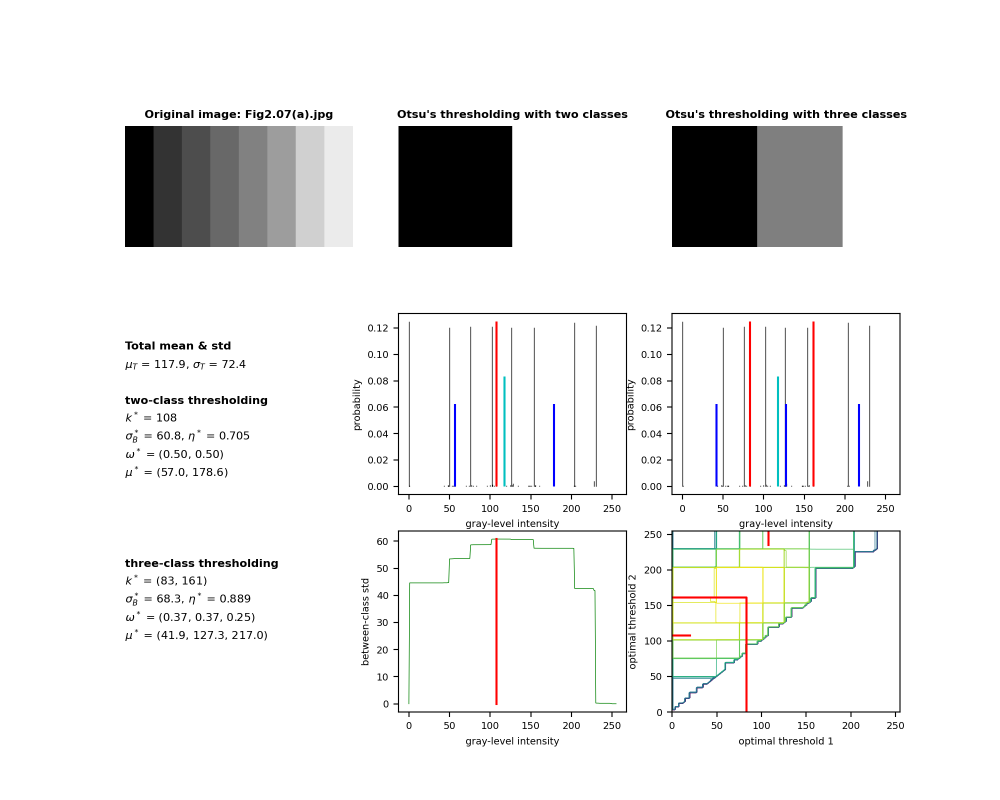
#> input picture results/Fig2.07(a).png, 2000 x 1600 px, given in place of Fig2.07(a).jpg, which was not available (shown at 1/2 size)
$ python main.py   (older library calls are emulated)
#> lines starting #> are read from the running program, lines starting #| are printed output that depends on the picture; after the words box and inside, x2 and y2 are one past the last pixel; in counts of white or black regions, pixels touching at a corner belong together; pictures that were not available may be replaced by others from this repository, and a replacement may not be noted
### ImgProc.py
import numpy as np
import numpy.random as rd
from PIL import Image

nBit = np.int(8) # number of bits for gray levels
L = np.int(2**nBit) # number of gray levels
IMIN = np.uint8(0) # black
IMAX = np.uint8(L - 1) # white

class ImgProcLib:
    def __init__(self, show=False, verbose=True):
        self.show = show
        self.verbose = verbose

    def load(self, filepath):
        # load an image
        img = Image.open(filepath)

        # get data & info
        data = np.array(img)
        width, height = img.size
        mode = 'B&W' if img.mode == 'L' else img.mode

        # convert into a numpy array
        if mode == 'B&W':
            f = np.array(data, dtype=np.uint8)
        elif mode == 'RGB' or mode == 'RGBA':
            f = np.array(np.mean(data[:,:,:3], axis=2), dtype=np.uint8)
        else:
            print('Unknown mode!')
            return

        if self.show: img.show(title='original image')
        if self.verbose: print(f'Image loaded: {filepath}, ({width} x {height}), ({mode})')

        return f

    def save(self, f, filepath):
        pass

    def imshow(self, f, title=None):
        img = Image.fromarray(f)
        img.show(title=title)

    # [11 lines left out: function get_pixel_abs_win, not called in this run]

    def get_pixel_rel_win(self, f, y, x, ofs, flatten=False):
        return self.get_pixel_abs_win(f, x - ofs, x + ofs, y - ofs, y + ofs, flatten)

    # [23 lines left out: functions inverse, difference, not called in this run]

    def histogram(self, f):
        h = np.zeros(L, dtype=np.int)
        for s in f.flatten():
            h[s] += 1
        return h

    def prob_dist(self, f):
        N = len(f.flatten())
        h = self.histogram(f)
        return h / N

    def threshold_otsu2(self, f):
        i = range(L)
        p = self.prob_dist(f)
        w_k = np.cumsum(p) # class probability vector
        mu_k = np.cumsum(i * p) # class mean vector
        mu_T = mu_k[-1] # total mean
        var_B = np.zeros_like(w_k)
        for k in range(1,L):
            if 0 < w_k[k] < 1:
                var_B[k] = (mu_T * w_k[k] - mu_k[k])**2 / (w_k[k] * (1 - w_k[k]))
        var_T = np.sum((i - mu_T)**2 * p)
        # get optimal intensity
        k_opt = np.argmax(var_B)
        # extract the statistical information
        var_B_opt = var_B[k_opt]
        eta_opt = var_B_opt / var_T
        w_0 = w_k[k_opt]
        w_1 = 1 - w_0
        mu_0 = mu_k[k_opt] / w_0
        mu_1 = (mu_T - mu_0 * w_0) / (1 - w_0)
        # generate binary image
        g = np.zeros_like(f)
        g[f >= k_opt] = IMAX

        if self.verbose:
            print(f'{mu_T = :.1f}, sigma_T = {np.sqrt(var_T):.1f}')
            print(f'{k_opt = }, {eta_opt = :.3f}')
            print(f'{w_0 = :.3f}, {w_1 = :.3f}')
            print(f'{mu_0 = :.1f}, {mu_1 = :.1f}')

        return g, p, w_k, mu_k, mu_T, var_B, var_T, (k_opt), var_B_opt, eta_opt, (w_0, w_1), (mu_0, mu_1)

    def threshold_otsu3(self, f):
        i = range(L)
        p = self.prob_dist(f)
        w_k = np.cumsum(p) # class probability vector
        mu_k = np.cumsum(i * p) # class mean vector
        mu_T = mu_k[-1] # total mean
        var_B = np.zeros((L,L))
        for k1 in range(1,L-1): # k1 = 0, 1, ..., L - 2
            for k2 in range(k1+1, L): # k2 = k1 + 1, k1 + 2, ..., L - 1
                w_k1 = w_k[k1]
                w_k2 = w_k[k2]
                mu_k1 = mu_k[k1]
                mu_k2 = mu_k[k2]
                w = np.array([w_k1, w_k2 - w_k1, 1 - w_k2])
                if np.min(w**2) > 0:
                        mu = np.array([mu_k1, mu_k2 - mu_k1, mu_T - mu_k2]) / w
                        var_B[k1][k2] = np.sum(w * (mu - mu_T)**2)
        var_T = np.sum((i - mu_T)**2 * p)
        # get optimal intensity (axis=None means the index is into the flattened array)
        k1_opt, k2_opt = np.unravel_index(np.argmax(var_B, axis=None), var_B.shape)
        # extract the statistical information
        var_B_opt = var_B[k1_opt][k2_opt]
        eta_opt = var_B_opt / var_T
        w_0 = w_k[k1_opt]
        w_1 = w_k[k2_opt] - w_0
        w_2 = 1 - w_k[k2_opt]
        mu_0 = mu_k[k1_opt] / w_0
        mu_1 = (mu_k[k2_opt] - mu_k[k1_opt]) / w_1
        mu_2 = (mu_T - mu_k[k2_opt]) / w_2
        # generate binary image
        g = np.zeros_like(f)
        g[(k1_opt <= f) & (f < k2_opt)] = IMAX / 2
        g[k2_opt <= f] = IMAX

        if self.verbose:
            print(f'{mu_T = :.1f}, sigma_T = {np.sqrt(var_T):.1f}')
            print(f'{k1_opt = }, {k2_opt = }, {eta_opt = :.3f}')
            print(f'{w_0 = :.3f}, {w_1 = :.3f}, {w_2 = :.3f}')
            print(f'{mu_0 = :.1f}, {mu_1 = :.1f}, {mu_2 = :.1f}')

        return g, p, w_k, mu_k, mu_T, var_B, var_T, (k1_opt, k2_opt), var_B_opt, eta_opt, (w_0, w_1, w_2), (mu_0, mu_1, mu_2)

    # [110 lines left out: functions threshold_moving_average, add_salt_and_pepper, median_filter, adaptive_median_filter, not called in this run]

### main.py
import numpy as np
import numpy.random as rd
import matplotlib.pyplot as plt
from mpl_toolkits.mplot3d import Axes3D
from ImgProc import ImgProcLib

nBit = np.int(8) # number of bits for gray levels
L = np.int(2**nBit) # number of gray levels
IMIN = np.uint8(0) # black
IMAX = np.uint8(L - 1) # white

# image filenames
filenames = [
    'Fig2.07(a).jpg',
    # 'script1.jpeg',
    'script2.jpeg',
    'Fig2.08(a).jpg',
    'Fig2.08(b).jpg',
    'Fig2.08(c).jpg',
    'Fig2.19(a).jpg',
    'Fig2.22(a).jpg',
    'Fig2.22(b).jpg',
    'Fig2.22(c).jpg',
    'Fig5.07(a).jpg',
    'Fig10.36(a).png',
    'Fig10.36(b).png',
    'Fig10.36(c).png',
    'Fig10.37(a).png',
    # 'Fig10.37(b).png',
    'Fig10.37(c).png',
    'Fig10.38(a).png',
    'Fig10.43(a).png',
    'Fig10.45(a).png',
    'Fig10.49(a).png',
    'Fig10.50(a).png',
]

# delta x for pdf
d = 1

# create a ImgProcLib object
ipl = ImgProcLib(show=False, verbose=False)

for filename in filenames:
    # load image file
    f = ipl.load('images/' + filename)
#> in load, img is the input picture: PIL image 2000x1600 RGBA; mean R, G, B, A 235.7, 235.4, 235.3, 255

    # show the original image
    fig, ((ax1, ax2, ax3), (ax4, ax5, ax6), (ax7, ax8, ax9)) = plt.subplots(3, 3, figsize=(10,8))

    ax1.imshow(f, cmap='gray')
    ax1.set_title(f'Original image: {filename}', fontweight='bold', fontsize=8)
    ax1.set_axis_off()

    # Otsu's thresholding with two classes
    g, p, w_k, mu_k, mu_T, var_B, var_T, k_opt, var_B_opt, eta_opt, w_opt, mu_opt = ipl.threshold_otsu2(f)
#> in prob_dist, `N = len(f.flatten())`: N = 3200000
#> after the loop in histogram, `for s in f.flatten():`: h = 256 values, max 2828717 at index 255, min 45 at index 209, mean 12500
#> in threshold_otsu2, `p = self.prob_dist(f)`: p = 256 values, max 0.884 at index 255, min 1.41e-05 at index 209, mean 0.00391
#> in threshold_otsu2, `w_k = np.cumsum(p)`: w_k = 256 values from 0.045 to 1
#> in threshold_otsu2, `mu_k = np.cumsum(i * p)`: mu_k = 256 values from 0 to 235.5
#> in threshold_otsu2, `mu_T = mu_k[-1]`: mu_T = 235.5
#> after the loop in threshold_otsu2, `for k in range(1,L):`: var_B = 256 values, max 3385 at index 151, min 0 at index 0, mean 3080.3
#> in threshold_otsu2, `var_T = np.sum((i - mu_T)**2 * p)`: var_T = 3734.8
#> in threshold_otsu2, `k_opt = np.argmax(var_B)`: k_opt = 151
#> in threshold_otsu2, `var_B_opt = var_B[k_opt]`: var_B_opt = 3385
#> in threshold_otsu2, `eta_opt = var_B_opt / var_T`: eta_opt = 0.906
#> in threshold_otsu2, `w_0 = w_k[k_opt]`: w_0 = 0.0882
#> in threshold_otsu2, `w_1 = 1 - w_0`: w_1 = 0.912
#> in threshold_otsu2, `mu_0 = mu_k[k_opt] / w_0`: mu_0 = 48.46
#> in threshold_otsu2, `mu_1 = (mu_T - mu_0 * w_0) / (1 - w_0)`: mu_1 = 253.6
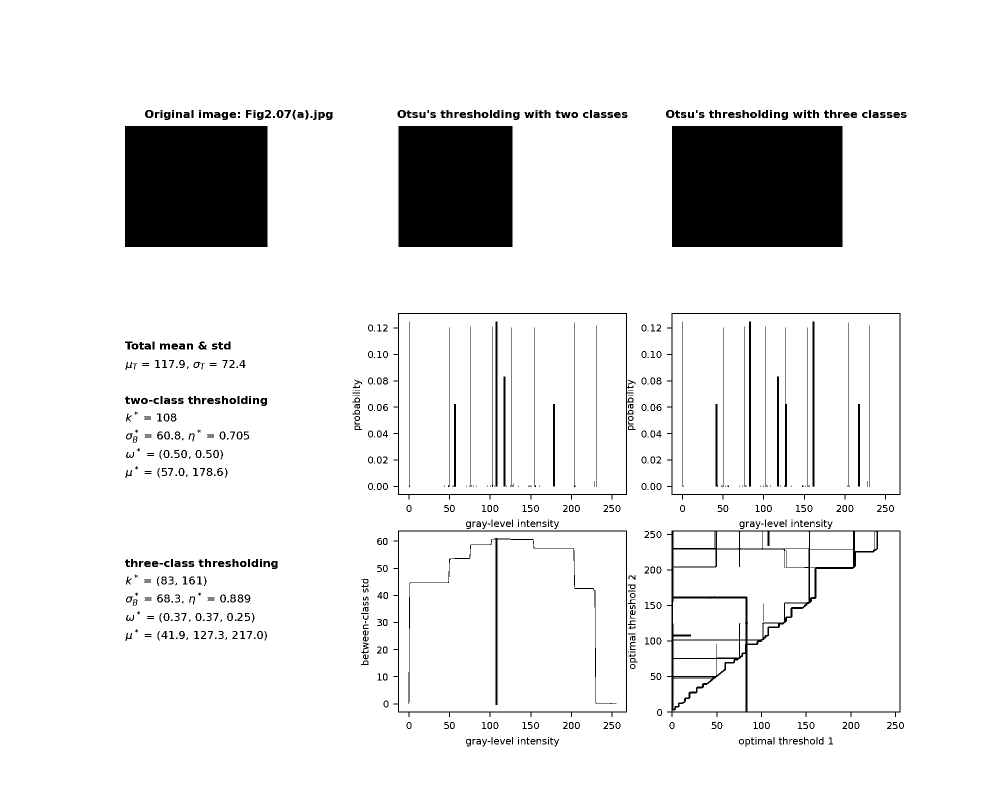
#> g: shape (1600, 2000) (shown at 1/2 size); 91.2% white; 667 black regions (118 under 20 px), largest, box (x1, y1, x2, y2) and area: (1344, 252, 1685, 494) 82522, (250, 252, 535, 494) 68970, (797, 252, 1025, 494) 55176
#> w_k = 256 values from 0.045 to 1; mu_k = 256 values from 0 to 235.5; mu_T = 235.5; var_T = 3734.8; k_opt = 151; var_B_opt = 3385; eta_opt = 0.906; w_opt = (0.0882, 0.912); mu_opt = (48.46, 253.6)
    sigma_B = np.sqrt(var_B)
#> sigma_B = 256 values, max 58.18 at index 151, min 0 at index 0, mean 55.24
    sigma_T = np.sqrt(var_T)
#> sigma_T = 61.11
    sigma_B_opt = np.sqrt(var_B_opt)
#> sigma_B_opt = 58.18
    k_opt2 = k_opt
#> k_opt2 = 151

    # show the segmented image
    ax2.imshow(g, cmap='gray')
    ax2.set_title("Otsu's thresholding with two classes", fontweight='bold', fontsize=8)
    ax2.set_axis_off()

    # show the histogram and class means
    ax5.vlines(range(0, L, d), 0, p[::d], 'k', linewidth=0.5)
    # ax5.plot(w_k, 'r')
    ax5.vlines(k_opt, 0, np.max(p), 'r')
    ax5.vlines(mu_T, 0, np.max(p) * 2/3, 'c')
    ax5.vlines(mu_opt, 0, np.max(p) * 1/2, 'b')
    ax5.tick_params(axis='both', labelsize=7)
    ax5.set_xlabel('gray-level intensity', fontsize=7)
    ax5.set_ylabel('probability', fontsize=7)

    # show the between-class variance and optimal threshold
    ax8.plot(sigma_B, 'g', linewidth=0.5)
    ax8.plot([k_opt, k_opt], [0, sigma_B_opt], 'r')
    ax8.tick_params(axis='both', labelsize=7)
    ax8.set_xlabel('gray-level intensity', fontsize=7)
    ax8.set_ylabel('between-class std', fontsize=7)

    # show information about total data
    ax4.text(0, 0.8, 'Total mean & std', fontweight='bold', fontsize=8)
    ax4.text(0, 0.7, f'$\mu_T$ = {mu_T:.1f}, $\sigma_T$ = {sigma_T:.1f}', fontsize=8)

    # show information about two-class thresholding
    ax4.text(0, 0.5, 'two-class thresholding', fontweight='bold', fontsize=8)
    ax4.text(0, 0.4, f'$k^*$ = {k_opt}', fontsize=8)
    ax4.text(0, 0.3, f'$\sigma_B^*$ = {sigma_B_opt:.1f}, $\eta^*$ = {eta_opt:.3f}', fontsize=8)
    ax4.text(0, 0.2, f'$\omega^*$ = ({w_opt[0]:.2f}, {w_opt[1]:.2f})', fontsize=8)
    ax4.text(0, 0.1, f'$\mu^*$ = ({mu_opt[0]:.1f}, {mu_opt[1]:.1f})', fontsize=8)
    ax4.set_axis_off()

    # [16 lines of commented-out code are left out]
    g, p, w_k, mu_k, mu_T, var_B, var_T, k_opt, var_B_opt, eta_opt, w_opt, mu_opt = ipl.threshold_otsu3(f)
#> in threshold_otsu3, `w_k = np.cumsum(p)`: w_k = 256 values from 0.045 to 1
#> in threshold_otsu3, `mu_k = np.cumsum(i * p)`: mu_k = 256 values from 0 to 235.5
#> in threshold_otsu3, `mu_T = mu_k[-1]`: mu_T = 235.5
#> after the loop in threshold_otsu3, `for k1 in range(1,L-1):`:
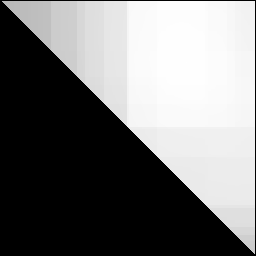
#> var_B: shape (256, 256) float64; min 0, max 3666.2, mean 1678.8; drawn with min black and max white
#> in threshold_otsu3, `var_T = np.sum((i - mu_T)**2 * p)`: var_T = 3734.8
#> in threshold_otsu3, `k1_opt, k2_opt = np.unravel_index(np.argmax(var_B, axis=None), var_B.s..`: k1_opt = 62; k2_opt = 186
#> in threshold_otsu3, `var_B_opt = var_B[k1_opt][k2_opt]`: var_B_opt = 3666.2
#> in threshold_otsu3, `eta_opt = var_B_opt / var_T`: eta_opt = 0.982
#> in threshold_otsu3, `w_0 = w_k[k1_opt]`: w_0 = 0.0528
#> in threshold_otsu3, `w_1 = w_k[k2_opt] - w_0`: w_1 = 0.0416
#> in threshold_otsu3, `w_2 = 1 - w_k[k2_opt]`: w_2 = 0.906
#> in threshold_otsu3, `mu_0 = mu_k[k1_opt] / w_0`: mu_0 = 5.8
#> in threshold_otsu3, `mu_1 = (mu_k[k2_opt] - mu_k[k1_opt]) / w_1`: mu_1 = 118.9
#> in threshold_otsu3, `mu_2 = (mu_T - mu_k[k2_opt]) / w_2`: mu_2 = 254.2
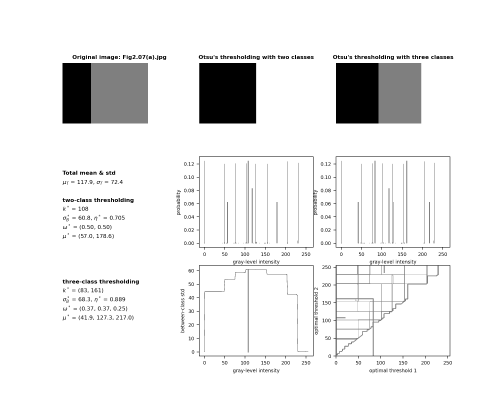
#> g: shape (1600, 2000) (shown at 1/4 size); min 0, max 255, mean 236.2
#> k_opt = (62, 186); var_B_opt = 3666.2; eta_opt = 0.982; w_opt = (0.0528, 0.0416, 0.906); mu_opt = (5.8, 118.9, 254.2)
    sigma_B = np.sqrt(var_B)
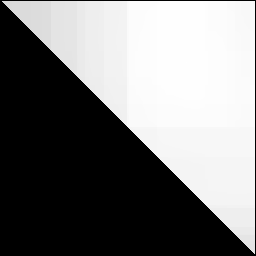
#> sigma_B: shape (256, 256) float64; min 0, max 60.55, mean 28.7; drawn with min black and max white
    sigma_T = np.sqrt(var_T)
    sigma_B_opt = np.sqrt(var_B_opt)
#> sigma_B_opt = 60.55

    # show the segmented image
    ax3.imshow(g, cmap='gray')
    ax3.set_title("Otsu's thresholding with three classes", fontweight='bold', fontsize=8)
    ax3.set_axis_off()

    # show the histogram and class means
    ax6.vlines(range(0, L, d), 0, p[::d], 'k', linewidth=0.5)
    ax6.vlines(k_opt, 0, np.max(p), 'r')
    ax6.vlines(mu_T, 0, np.max(p) * 2/3, 'c')
    ax6.vlines(mu_opt, 0, np.max(p) * 1/2, 'b')
    ax6.tick_params(axis='both', labelsize=7)
    ax6.set_xlabel('gray-level intensity', fontsize=7)
    ax6.set_ylabel('probability', fontsize=7)

    # show the between-class variance and optimal thresholds
    x, y = np.meshgrid(np.arange(L), np.arange(L))
    ax9.contour(x, y, np.transpose(var_B), np.linspace(1, np.max(var_B), 50), linewidths=0.5)
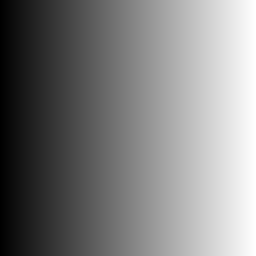
#> x: shape (256, 256) int64; min 0, max 255, mean 127.5
    ax9.plot([0, k_opt[0], k_opt[0]], [k_opt[1], k_opt[1], 0], 'r')
    ax9.plot([0, 20], [k_opt2, k_opt2], 'r')
    ax9.plot([k_opt2, k_opt2], [235, 255], 'r')
    ax9.tick_params(axis='both', labelsize=7)
    ax9.set_xlabel('optimal threshold 1', fontsize=7)
    ax9.set_ylabel('optimal threshold 2', fontsize=7)

    # show information about three-class thresholding
    ax7.text(0, 0.8, 'three-class thresholding', fontweight='bold', fontsize=8)
    ax7.text(0, 0.7, f'$k^*$ = {k_opt}', fontsize=8)
    ax7.text(0, 0.6, f'$\sigma_B^*$ = {sigma_B_opt:.1f}, $\eta^*$ = {eta_opt:.3f}', fontsize=8)
    ax7.text(0, 0.5, f'$\omega^*$ = ({w_opt[0]:.2f}, {w_opt[1]:.2f}, {w_opt[2]:.2f})', fontsize=8)
    ax7.text(0, 0.4, f'$\mu^*$ = ({mu_opt[0]:.1f}, {mu_opt[1]:.1f}, {mu_opt[2]:.1f})', fontsize=8)
    ax7.set_axis_off()
#> pass 2 of the loop `for filename in filenames:`:
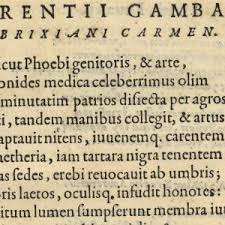
#> input picture images/script2.jpeg, 225 x 225 px
#> in load, img is the input picture: PIL image 225x225 RGB; mean R, G, B 194.2, 180.6, 149.9
#> f: shape (225, 225)
#> `g, p, w_k, mu_k, mu_T, var_B, var_T, k_opt, var_B_opt, eta_opt, w_opt,..`:
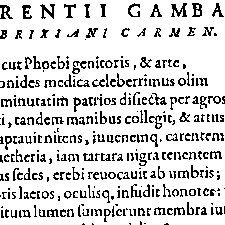
#> g: shape (225, 225); 82.7% white; black in thin lines or dots
#> `g, p, w_k, mu_k, mu_T, var_B, var_T, k_opt, var_B_opt, eta_opt, w_opt,..`: p = 256 values, max 0.0356 at index 203, min 0 at index 0, mean 0.00391; w_k = 256 values from 0 to 1; mu_k = 256 values from 0 to 174.6; mu_T = 174.6; var_B = 256 values, max 1950.1 at index 136, min 0 at index 0, mean 1043; var_T = 2390.5; k_opt = 136; var_B_opt = 1950.1; eta_opt = 0.816; w_opt = (0.175, 0.825); mu_opt = (78.69, 194.9)
#> `sigma_B = np.sqrt(var_B)`: sigma_B = 256 values, max 44.16 at index 136, min 0 at index 0, mean 27.9
#> sigma_T = 48.89
#> `sigma_B_opt = np.sqrt(var_B_opt)`: sigma_B_opt = 44.16
#> k_opt2 = 136
#> `g, p, w_k, mu_k, mu_T, var_B, var_T, k_opt, var_B_opt, eta_opt, w_opt,..`: k_opt = (96, 167); var_B_opt = 2179.5; eta_opt = 0.912; w_opt = (0.112, 0.131, 0.757); mu_opt = (57.04, 136, 198.6)
#> `sigma_B = np.sqrt(var_B)`:
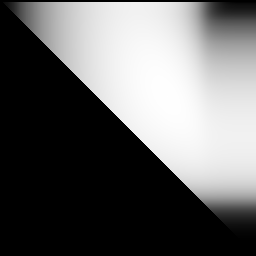
#> sigma_B: shape (256, 256) float64; min 0, max 46.68, mean 18.6; drawn with min black and max white
#> `sigma_B_opt = np.sqrt(var_B_opt)`: sigma_B_opt = 46.68
#> pass 3 of the loop `for filename in filenames:`:
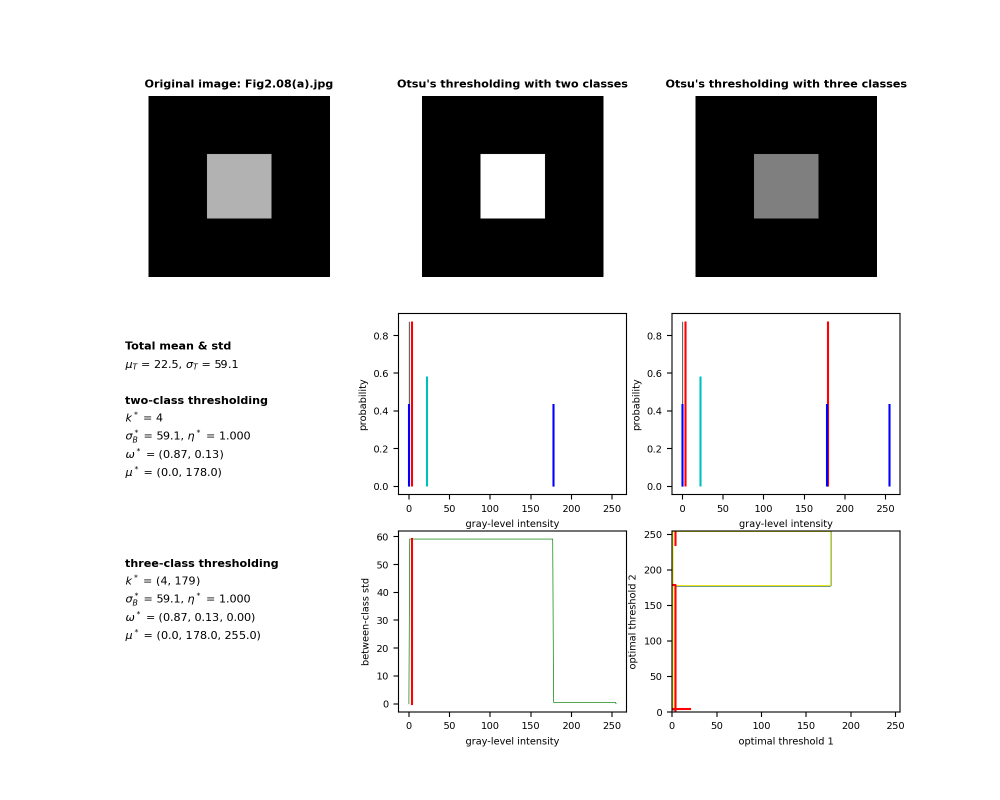
#> input picture results/Fig2.08(a).png, 2000 x 1600 px, given in place of Fig2.08(a).jpg, which was not available (shown at 1/2 size)
#> in load, img is the input picture: PIL image 2000x1600 RGBA; mean R, G, B, A 222.1, 221.8, 221.9, 255
#> f: shape (1600, 2000)
#> `g, p, w_k, mu_k, mu_T, var_B, var_T, k_opt, var_B_opt, eta_opt, w_opt,..`:
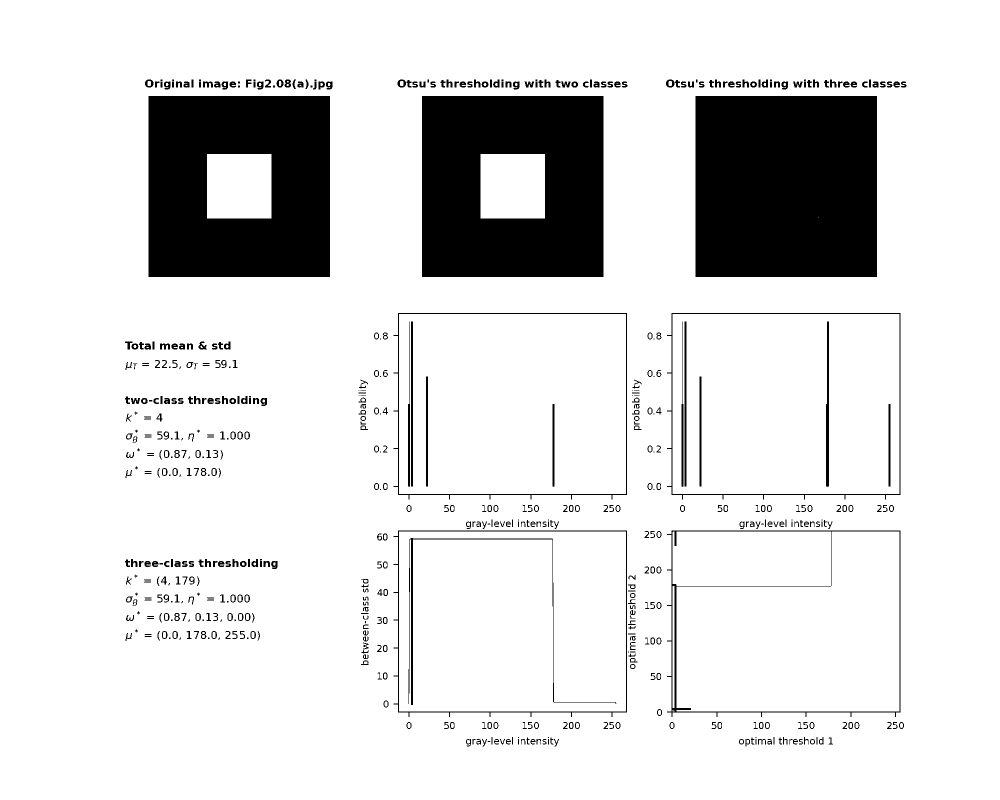
#> g: shape (1600, 2000) (shown at 1/2 size); 86.8% white; 581 black regions (83 under 20 px), largest, box (x1, y1, x2, y2) and area: (1391, 192, 1754, 554) 131405, (297, 192, 660, 554) 114765, (844, 192, 1207, 554) 114765
#> `g, p, w_k, mu_k, mu_T, var_B, var_T, k_opt, var_B_opt, eta_opt, w_opt,..`: p = 256 values, max 0.852 at index 255, min 1.09e-05 at index 218, mean 0.00391; w_k = 256 values from 0.116 to 1; mu_k = 256 values from 0 to 221.9; mu_T = 221.9; var_B = 256 values, max 6784.4 at index 132, min 0 at index 0, mean 6600; var_T = 6978.6; k_opt = 132; var_B_opt = 6784.4; eta_opt = 0.972; w_opt = (0.132, 0.868); mu_opt = (10.58, 254)
#> `sigma_B = np.sqrt(var_B)`: sigma_B = 256 values, max 82.37 at index 132, min 0 at index 0, mean 80.92
#> sigma_T = 83.54
#> `sigma_B_opt = np.sqrt(var_B_opt)`: sigma_B_opt = 82.37
#> k_opt2 = 132
#> in threshold_otsu3 (call 3), `w_k = np.cumsum(p)`: w_k = 256 values from 0.116 to 1
#> in threshold_otsu3 (call 3), `mu_k = np.cumsum(i * p)`: mu_k = 256 values from 0 to 221.9
#> in threshold_otsu3 (call 3), `mu_T = mu_k[-1]`: mu_T = 221.9
#> after the loop in threshold_otsu3 (call 3), `for k1 in range(1,L-1):`:
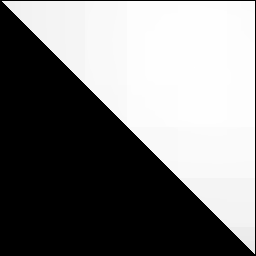
#> var_B: shape (256, 256) float64; min 0, max 6943.7, mean 3346.5; drawn with min black and max white
#> in threshold_otsu3 (call 3), `var_T = np.sum((i - mu_T)**2 * p)`: var_T = 6978.6
#> k1_opt = 67; k2_opt = 194
#> in threshold_otsu3 (call 3), `var_B_opt = var_B[k1_opt][k2_opt]`: var_B_opt = 6943.7
#> in threshold_otsu3 (call 3), `eta_opt = var_B_opt / var_T`: eta_opt = 0.995
#> in threshold_otsu3 (call 3), `w_0 = w_k[k1_opt]`: w_0 = 0.12
#> in threshold_otsu3 (call 3), `w_1 = w_k[k2_opt] - w_0`: w_1 = 0.0194
#> w_2 = 0.861
#> in threshold_otsu3 (call 3), `mu_0 = mu_k[k1_opt] / w_0`: mu_0 = 0.876
#> in threshold_otsu3 (call 3), `mu_1 = (mu_k[k2_opt] - mu_k[k1_opt]) / w_1`: mu_1 = 134.7
#> mu_2 = 254.8
#> `g, p, w_k, mu_k, mu_T, var_B, var_T, k_opt, var_B_opt, eta_opt, w_opt,..`: k_opt = (67, 194); var_B_opt = 6943.7; eta_opt = 0.995; w_opt = (0.12, 0.0194, 0.861); mu_opt = (0.876, 134.7, 254.8)
#> `sigma_B_opt = np.sqrt(var_B_opt)`: sigma_B_opt = 83.33
#> (the run stopped early here; a loop or call above may not have finished)
